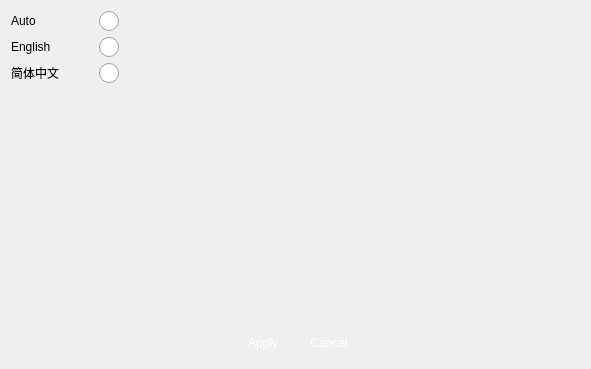
<?xml version="1.0" encoding="UTF-8"?>
<ui version="4.0">
 <class>VSCLanguage</class>
 <widget class="QWidget" name="VSCLanguage">
  <property name="geometry">
   <rect>
    <x>0</x>
    <y>0</y>
    <width>591</width>
    <height>369</height>
   </rect>
  </property>
  <property name="windowTitle">
   <string>Master Hard Disk Selecting</string>
  </property>
  <property name="windowIcon">
   <iconset>
    <normaloff>:/logo/resources/vscsmall.jpg</normaloff>:/logo/resources/vscsmall.jpg</iconset>
  </property>
  <layout class="QVBoxLayout" name="verticalLayout">
   <item>
    <layout class="QHBoxLayout" name="horizontalLayout_2">
     <item>
      <layout class="QGridLayout" name="gridLayout">
       <property name="horizontalSpacing">
        <number>40</number>
       </property>
       <item row="4" column="1">
        <widget class="QRadioButton" name="radioButtonZH">
         <property name="styleSheet">
          <string notr="true">QRadioButton::indicator {
    width: 20px;
    height: 20px;
}

QRadioButton::indicator::unchecked {
    image: url(:/action/resources/radiobutton_unchecked.png);
}

QRadioButton::indicator:unchecked:hover {
    image: url(:/action/resources/radiobutton_unchecked_hover.png);
}

QRadioButton::indicator:unchecked:pressed {
    image: url(:/action/resources/radiobutton_unchecked_pressed.png);
}

QRadioButton::indicator::checked {
    image: url(:/action/resources/radiobutton_checked.png);
}

QRadioButton::indicator:checked:hover {
    image: url(:/action/resources/radiobutton_checked_hover.png);
}

QRadioButton::indicator:checked:pressed {
    image: url(:/action/resources/radiobutton_checked_pressed.png);
}</string>
         </property>
         <property name="text">
          <string/>
         </property>
        </widget>
       </item>
       <item row="2" column="0">
        <widget class="QLabel" name="label">
         <property name="text">
          <string>English</string>
         </property>
        </widget>
       </item>
       <item row="4" column="0">
        <widget class="QLabel" name="label_2">
         <property name="text">
          <string>简体中文</string>
         </property>
        </widget>
       </item>
       <item row="2" column="1">
        <widget class="QRadioButton" name="radioButtonEN">
         <property name="styleSheet">
          <string notr="true">QRadioButton::indicator {
    width: 20px;
    height: 20px;
}

QRadioButton::indicator::unchecked {
    image: url(:/action/resources/radiobutton_unchecked.png);
}

QRadioButton::indicator:unchecked:hover {
    image: url(:/action/resources/radiobutton_unchecked_hover.png);
}

QRadioButton::indicator:unchecked:pressed {
    image: url(:/action/resources/radiobutton_unchecked_pressed.png);
}

QRadioButton::indicator::checked {
    image: url(:/action/resources/radiobutton_checked.png);
}

QRadioButton::indicator:checked:hover {
    image: url(:/action/resources/radiobutton_checked_hover.png);
}

QRadioButton::indicator:checked:pressed {
    image: url(:/action/resources/radiobutton_checked_pressed.png);
}</string>
         </property>
         <property name="text">
          <string/>
         </property>
        </widget>
       </item>
       <item row="1" column="0">
        <widget class="QLabel" name="label_3">
         <property name="text">
          <string>Auto</string>
         </property>
        </widget>
       </item>
       <item row="1" column="1">
        <widget class="QRadioButton" name="radioButtonAuto">
         <property name="styleSheet">
          <string notr="true">QRadioButton::indicator {
    width: 20px;
    height: 20px;
}

QRadioButton::indicator::unchecked {
    image: url(:/action/resources/radiobutton_unchecked.png);
}

QRadioButton::indicator:unchecked:hover {
    image: url(:/action/resources/radiobutton_unchecked_hover.png);
}

QRadioButton::indicator:unchecked:pressed {
    image: url(:/action/resources/radiobutton_unchecked_pressed.png);
}

QRadioButton::indicator::checked {
    image: url(:/action/resources/radiobutton_checked.png);
}

QRadioButton::indicator:checked:hover {
    image: url(:/action/resources/radiobutton_checked_hover.png);
}

QRadioButton::indicator:checked:pressed {
    image: url(:/action/resources/radiobutton_checked_pressed.png);
}</string>
         </property>
         <property name="text">
          <string/>
         </property>
        </widget>
       </item>
      </layout>
     </item>
     <item>
      <spacer name="horizontalSpacer_3">
       <property name="orientation">
        <enum>Qt::Horizontal</enum>
       </property>
       <property name="sizeHint" stdset="0">
        <size>
         <width>40</width>
         <height>20</height>
        </size>
       </property>
      </spacer>
     </item>
    </layout>
   </item>
   <item>
    <spacer name="verticalSpacer">
     <property name="orientation">
      <enum>Qt::Vertical</enum>
     </property>
     <property name="sizeHint" stdset="0">
      <size>
       <width>20</width>
       <height>40</height>
      </size>
     </property>
    </spacer>
   </item>
   <item>
    <layout class="QHBoxLayout" name="horizontalLayout">
     <item>
      <spacer name="horizontalSpacer">
       <property name="orientation">
        <enum>Qt::Horizontal</enum>
       </property>
       <property name="sizeHint" stdset="0">
        <size>
         <width>40</width>
         <height>20</height>
        </size>
       </property>
      </spacer>
     </item>
     <item>
      <widget class="QPushButton" name="pushButtonApply">
       <property name="minimumSize">
        <size>
         <width>60</width>
         <height>30</height>
        </size>
       </property>
       <property name="maximumSize">
        <size>
         <width>60</width>
         <height>30</height>
        </size>
       </property>
       <property name="styleSheet">
        <string notr="true">QPushButton { 
border:none;
color:white;
background-image: url(:/action/resources/button.png);}
QPushButton:hover {
	background-image: url(:/action/resources/buttonpress.png);}
QPushButton:pressed {
	background-image: url(:/action/resources/button.png);}
</string>
       </property>
       <property name="text">
        <string>Apply</string>
       </property>
       <property name="iconSize">
        <size>
         <width>60</width>
         <height>40</height>
        </size>
       </property>
      </widget>
     </item>
     <item>
      <widget class="QPushButton" name="pushButtonCancel">
       <property name="minimumSize">
        <size>
         <width>60</width>
         <height>30</height>
        </size>
       </property>
       <property name="maximumSize">
        <size>
         <width>60</width>
         <height>30</height>
        </size>
       </property>
       <property name="styleSheet">
        <string notr="true">QPushButton { 
border:none;
color:white;
background-image: url(:/action/resources/button.png);}
QPushButton:hover {
	background-image: url(:/action/resources/buttonpress.png);}
QPushButton:pressed {
	background-image: url(:/action/resources/button.png);}
</string>
       </property>
       <property name="text">
        <string>Cancel</string>
       </property>
       <property name="iconSize">
        <size>
         <width>60</width>
         <height>40</height>
        </size>
       </property>
      </widget>
     </item>
     <item>
      <spacer name="horizontalSpacer_2">
       <property name="orientation">
        <enum>Qt::Horizontal</enum>
       </property>
       <property name="sizeHint" stdset="0">
        <size>
         <width>40</width>
         <height>20</height>
        </size>
       </property>
      </spacer>
     </item>
    </layout>
   </item>
  </layout>
 </widget>
 <resources>
  <include location="../main/vscmainwindows.qrc"/>
 </resources>
 <connections/>
</ui>
